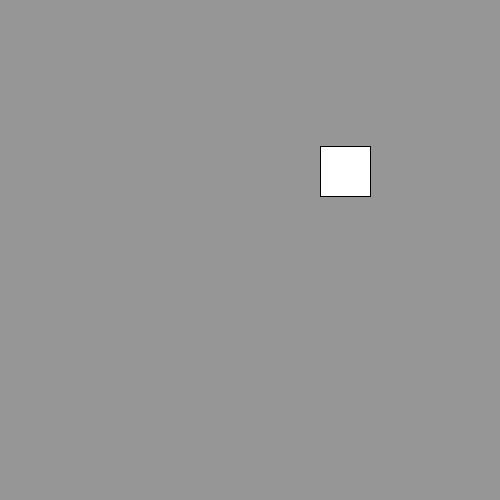
Frame 1 (no input)
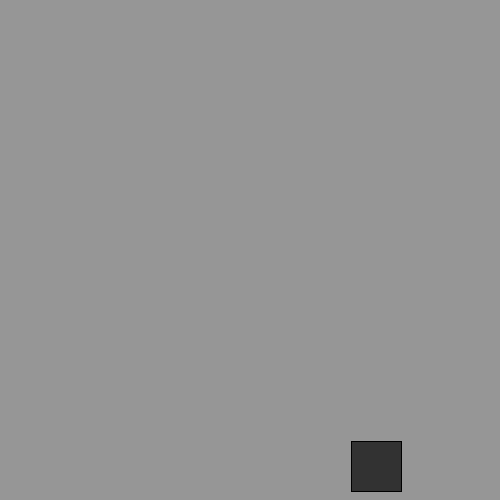
Frame 60 (the mouse pressed at the canvas centre just before this capture)
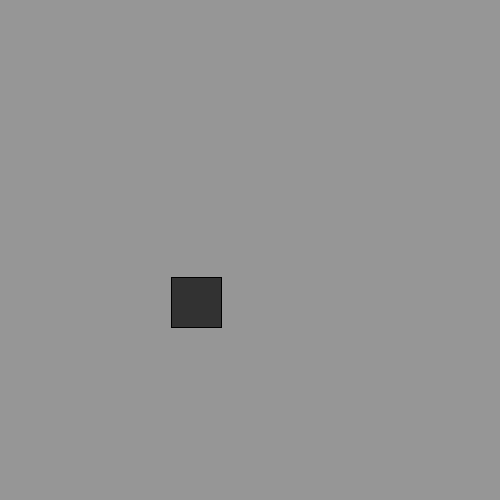
Frame 120 (the mouse held since frame 60 and released just before this capture)

The Processing sketch that drew these frames (run headless with seeded random() and noise(); from frame 60 on, the mouse is pressed at the canvas centre):

// Processing sketch: sketch_160616b
// ── sketch_160616b.pde
float x, y, xSpd, ySpd, ballW, ballH;
void setup() {
  size(500, 500);
  textSize(20);
  ballW = ballH = 50;
  xSpd = 5;
  ySpd = 5;
  x = (int)random(ballW/2, width - ballW/2);
  y = (int)random(ballH/2, height - ballH/2);
}
void draw() {
  background(150);
  x = x + xSpd;
  y = y + ySpd;
  rect(x, y, ballW, ballH);
  if (x >= width - ballW) {
    xSpd = -3;
  }
  if (x <= 0) {
    xSpd = 3;
  }
  if (y >= height - ballH) {
    ySpd = -3;
  }
  if (y <= 0) {
    ySpd = 3;
  }
  /* color of square...
   changes color if mouse overlaps left box */
  fill(50);
  if (mousePressed && mouseX > x && mouseX < x + ballW && mouseY > y && mouseY < y + ballW) {
    x = random(width);
    y = random(height);
    fill(255);
  }
}
